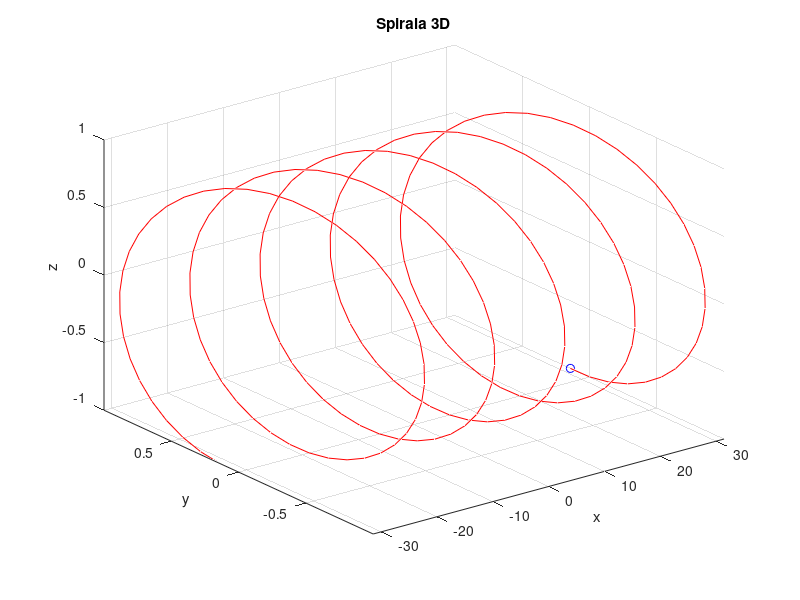

Reproduce this figure in MATLAB.
clear
clc
close all

% spirala 3D

t = -10*pi : pi/10 : 10*pi;

x = t;
y = sin(0.5*t-3);
z = cos(0.5*t);

% plot3(x,y,z,'r-', 'LineWidth',0.9);
comet3(x,y,z,0.9);
grid;

xlabel('x');
ylabel('y');
zlabel('z');

title('Spirala 3D');